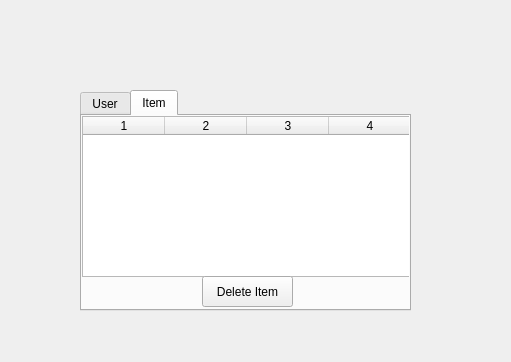
<?xml version="1.0" encoding="UTF-8"?>
<ui version="4.0">
 <class>Dialog</class>
 <widget class="QDialog" name="Dialog">
  <property name="geometry">
   <rect>
    <x>0</x>
    <y>0</y>
    <width>511</width>
    <height>362</height>
   </rect>
  </property>
  <property name="windowTitle">
   <string>Admin</string>
  </property>
  <widget class="QTabWidget" name="tabWidget">
   <property name="geometry">
    <rect>
     <x>80</x>
     <y>90</y>
     <width>331</width>
     <height>221</height>
    </rect>
   </property>
   <property name="currentIndex">
    <number>1</number>
   </property>
   <widget class="QWidget" name="tab">
    <attribute name="title">
     <string>User</string>
    </attribute>
    <widget class="QTableWidget" name="userTableWidget">
     <property name="geometry">
      <rect>
       <x>0</x>
       <y>0</y>
       <width>331</width>
       <height>161</height>
      </rect>
     </property>
     <property name="selectionBehavior">
      <enum>QAbstractItemView::SelectRows</enum>
     </property>
     <property name="columnCount">
      <number>5</number>
     </property>
     <attribute name="horizontalHeaderDefaultSectionSize">
      <number>65</number>
     </attribute>
     <column/>
     <column/>
     <column/>
     <column/>
     <column/>
    </widget>
    <widget class="QPushButton" name="deleteUserButton">
     <property name="geometry">
      <rect>
       <x>120</x>
       <y>160</y>
       <width>91</width>
       <height>31</height>
      </rect>
     </property>
     <property name="text">
      <string>Delete User</string>
     </property>
    </widget>
   </widget>
   <widget class="QWidget" name="tab_2">
    <attribute name="title">
     <string>Item</string>
    </attribute>
    <widget class="QTableWidget" name="itemTableWidget">
     <property name="geometry">
      <rect>
       <x>0</x>
       <y>0</y>
       <width>331</width>
       <height>161</height>
      </rect>
     </property>
     <property name="selectionBehavior">
      <enum>QAbstractItemView::SelectRows</enum>
     </property>
     <property name="columnCount">
      <number>4</number>
     </property>
     <attribute name="horizontalHeaderDefaultSectionSize">
      <number>82</number>
     </attribute>
     <column/>
     <column/>
     <column/>
     <column/>
    </widget>
    <widget class="QPushButton" name="deleteItemButton">
     <property name="geometry">
      <rect>
       <x>120</x>
       <y>160</y>
       <width>91</width>
       <height>31</height>
      </rect>
     </property>
     <property name="text">
      <string>Delete Item</string>
     </property>
    </widget>
   </widget>
  </widget>
  <widget class="QLabel" name="errorLabel">
   <property name="geometry">
    <rect>
     <x>90</x>
     <y>320</y>
     <width>311</width>
     <height>21</height>
    </rect>
   </property>
   <property name="text">
    <string>&lt;html&gt;&lt;head/&gt;&lt;body&gt;&lt;p align=&quot;center&quot;&gt;&lt;br/&gt;&lt;/p&gt;&lt;/body&gt;&lt;/html&gt;</string>
   </property>
  </widget>
 </widget>
 <resources/>
 <connections/>
</ui>
